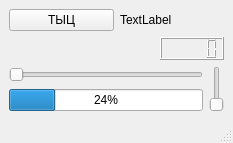
<?xml version="1.0" encoding="UTF-8"?>
<ui version="4.0">
 <class>MainWindow</class>
 <widget class="QMainWindow" name="MainWindow">
  <property name="geometry">
   <rect>
    <x>0</x>
    <y>0</y>
    <width>233</width>
    <height>143</height>
   </rect>
  </property>
  <property name="windowTitle">
   <string>MainWindow</string>
  </property>
  <widget class="QWidget" name="centralwidget">
   <layout class="QVBoxLayout" name="verticalLayout_2">
    <item>
     <layout class="QHBoxLayout" name="horizontalLayout">
      <item>
       <widget class="QPushButton" name="b_test">
        <property name="text">
         <string>ТЫЦ</string>
        </property>
       </widget>
      </item>
      <item>
       <widget class="QLabel" name="l_buffer">
        <property name="text">
         <string>TextLabel</string>
        </property>
       </widget>
      </item>
     </layout>
    </item>
    <item>
     <layout class="QHBoxLayout" name="horizontalLayout_2">
      <item>
       <spacer name="horizontalSpacer">
        <property name="orientation">
         <enum>Qt::Horizontal</enum>
        </property>
        <property name="sizeHint" stdset="0">
         <size>
          <width>40</width>
          <height>20</height>
         </size>
        </property>
       </spacer>
      </item>
      <item>
       <widget class="QLCDNumber" name="lcdNumber"/>
      </item>
     </layout>
    </item>
    <item>
     <layout class="QHBoxLayout" name="horizontalLayout_3">
      <item>
       <layout class="QVBoxLayout" name="verticalLayout">
        <item>
         <widget class="QSlider" name="horizontalSlider">
          <property name="orientation">
           <enum>Qt::Horizontal</enum>
          </property>
         </widget>
        </item>
        <item>
         <widget class="QProgressBar" name="progressBar">
          <property name="value">
           <number>24</number>
          </property>
         </widget>
        </item>
       </layout>
      </item>
      <item>
       <widget class="QSlider" name="verticalSlider">
        <property name="orientation">
         <enum>Qt::Vertical</enum>
        </property>
       </widget>
      </item>
     </layout>
    </item>
   </layout>
  </widget>
  <widget class="QMenuBar" name="menubar">
   <property name="geometry">
    <rect>
     <x>0</x>
     <y>0</y>
     <width>233</width>
     <height>17</height>
    </rect>
   </property>
  </widget>
  <widget class="QStatusBar" name="statusbar"/>
 </widget>
 <resources/>
 <connections/>
</ui>
